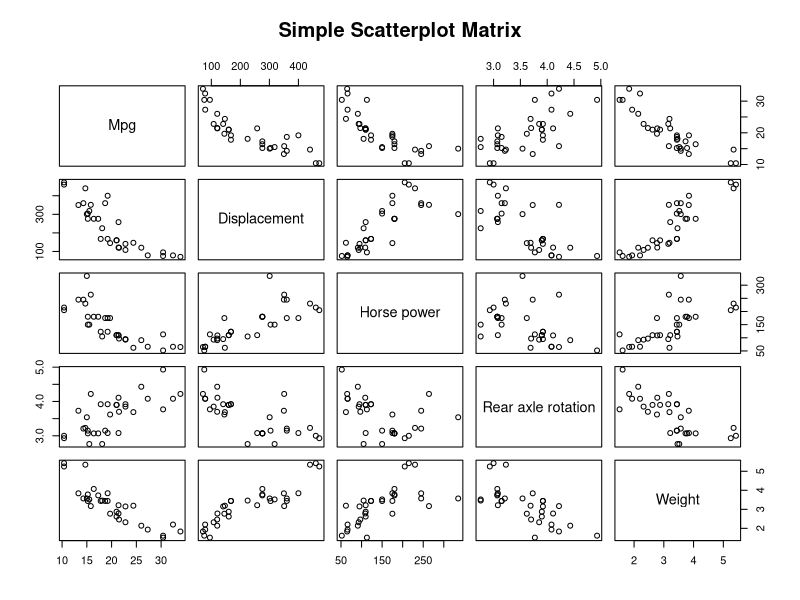
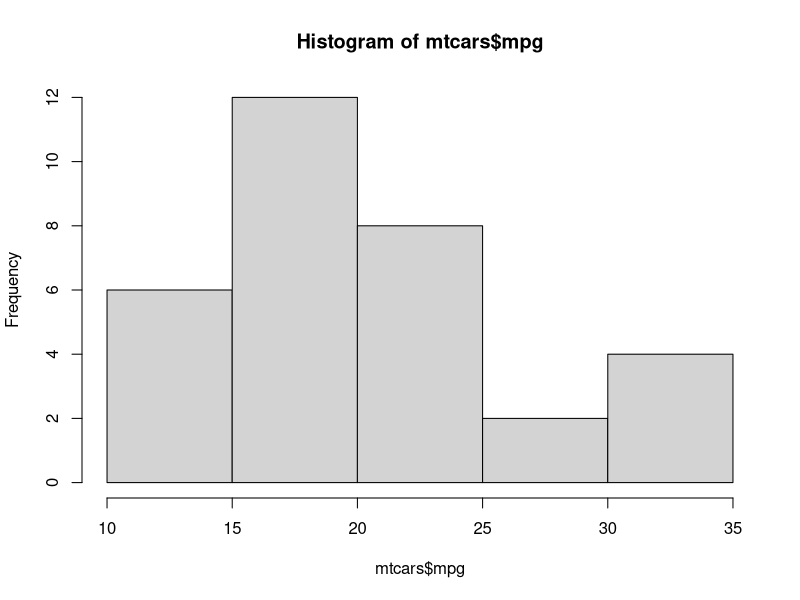
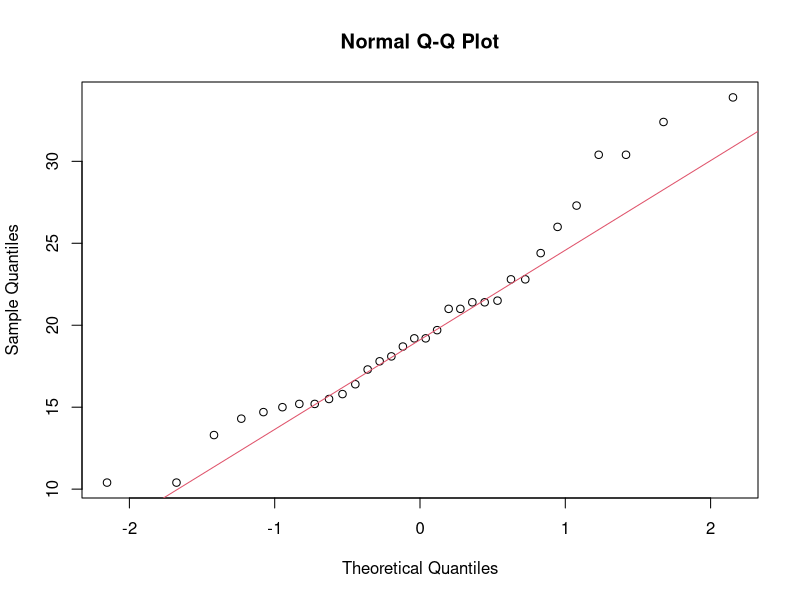
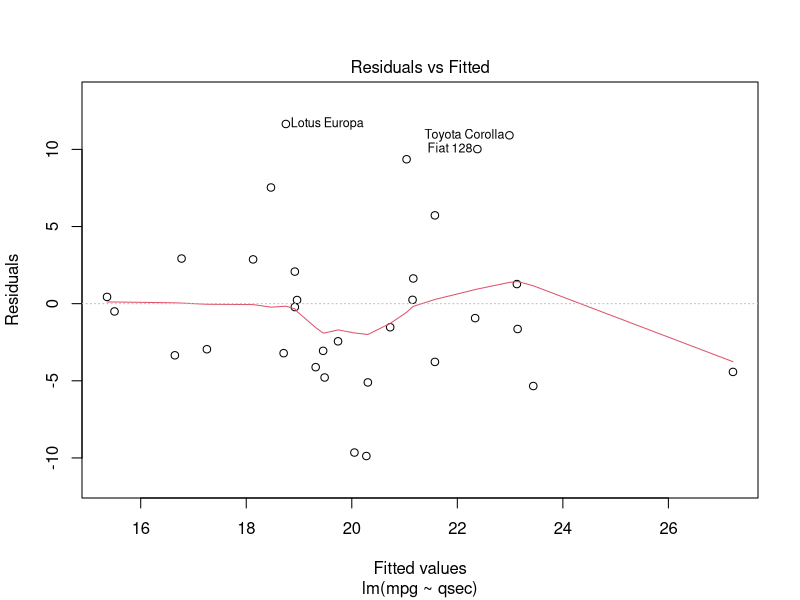
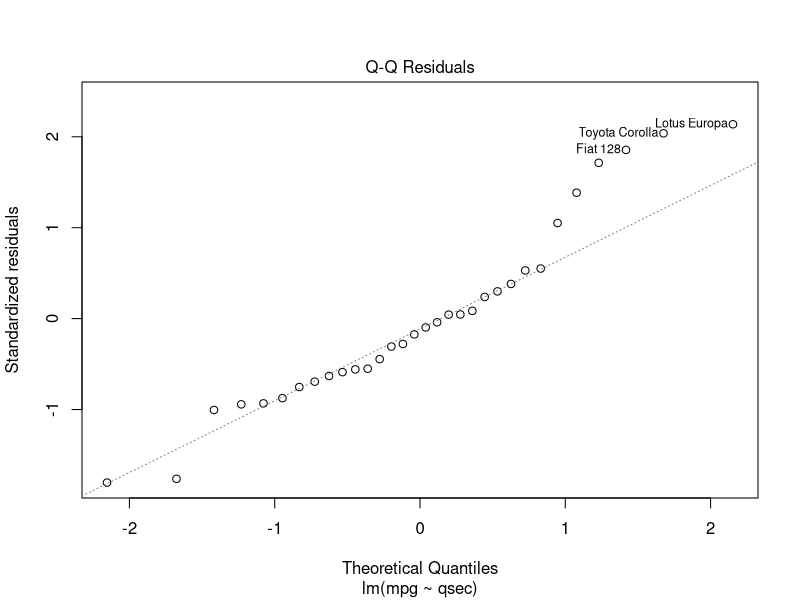
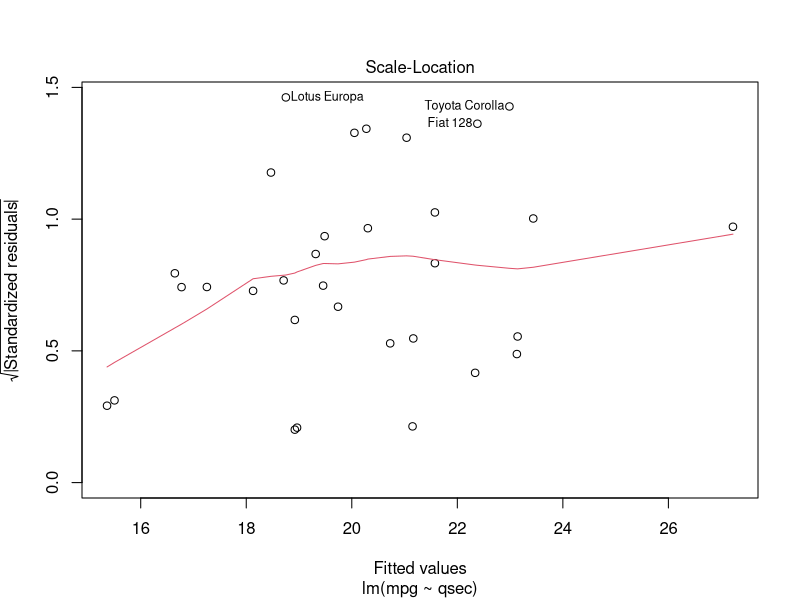
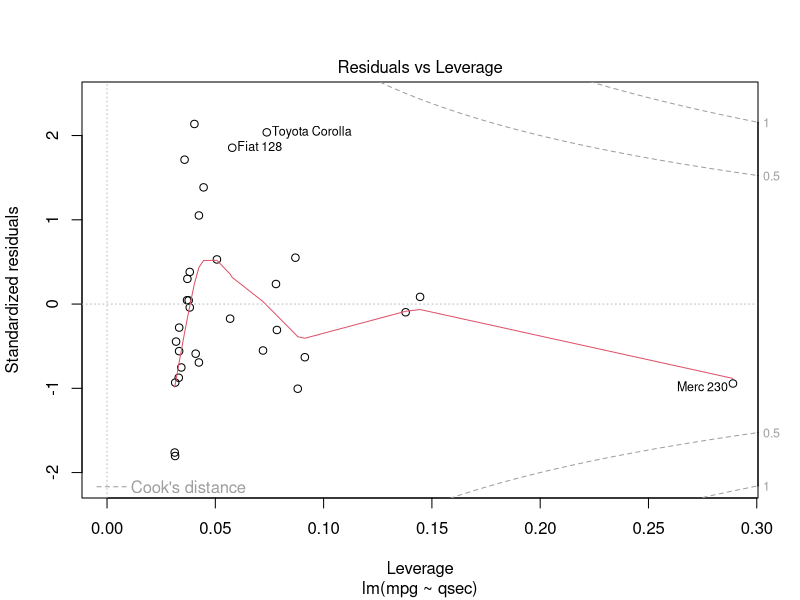
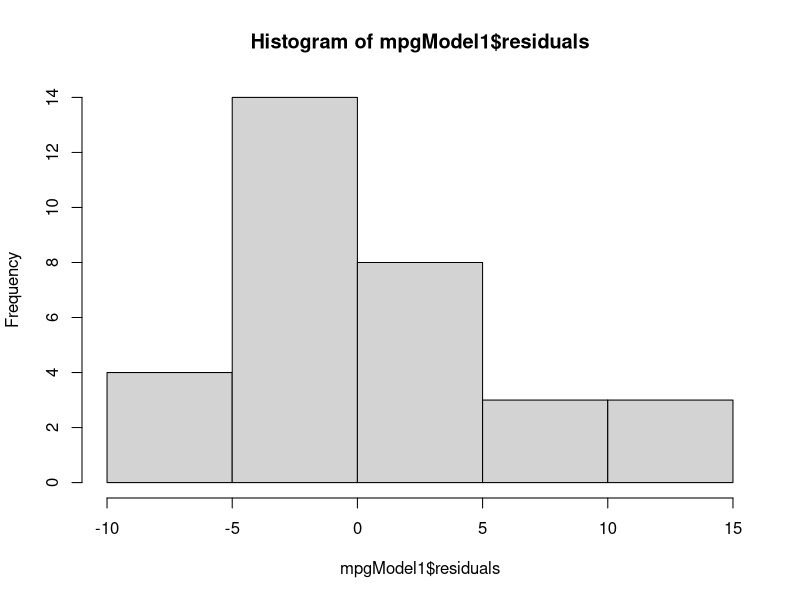

Recreate these plots in R, in order.
# Code to run & test ols regression models ----
# code by: b.anderson@soton.ak.uk (@dataknut)
# This is a good resource: http://socserv.socsci.mcmaster.ca/jfox/Courses/Brazil-2009/index.html

# R has a very useful built-in dataset called mtcars
# http://stat.ethz.ch/R-manual/R-devel/library/datasets/html/mtcars.html

# A data frame with 32 observations on 11 variables.
# [, 1] 	mpg 	Miles/(US) gallon
# [, 2] 	cyl 	Number of cylinders
# [, 3] 	disp 	Displacement (cu.in.)
# [, 4] 	hp 	Gross horsepower
# [, 5] 	drat 	Rear axle ratio
# [, 6] 	wt 	Weight (1000 lbs)
# [, 7] 	qsec 	1/4 mile time
# [, 8] 	vs 	V/S
# [, 9] 	am 	Transmission (0 = automatic, 1 = manual)
# [,10] 	gear 	Number of forward gears
# [,11] 	carb 	Number of carburetors 

rm(list = ls()) 
# Load required packages ----
x <- c("rms", # more regression tools
       "car" # regression tools
       )
       
# do this to install them first if needed
#install.packages(x)
print("Loading required packages")

# be careful - this will return a FALSE if a package doesn't load but the script will NOT stop!
lapply(x, require, character.only = T)


# Load mtcars ----
mtcars <- mtcars

summary(mtcars)

# Examine dataset ----
names(mtcars)
pairs(~mpg+disp+hp+drat+wt,labels=c(
  "Mpg","Displacement","Horse power", 
  "Rear axle rotation","Weight"), data=mtcars, main="Simple Scatterplot Matrix")

# establish normality of mpg (outcome variable of interest)
hist(mtcars$mpg)
qqnorm(mtcars$mpg); qqline(mtcars$mpg, col = 2)

shapiro.test(mtcars$mpg)
# if p > 0.05 => normal 
# is it? Beware: shapiro-wilks is less robust as N -> 

# Model with 1 term predicting mpg ----
# qsec = time to go 1/4 mile from stationary
mpgModel1 <- lm(mpg ~ qsec, mtcars)

# results?
summary(mpgModel1)

# Diagnostics ----

plot(mpgModel1)

# normality of residuals
hist(mpgModel1$residuals)

qqnorm(mpgModel1$residuals); qqline(mpgModel1$residuals, col = 2)

shapiro.test(mpgModel1$residuals)

# it is usual to do these checks for standardised residuals - but the results are the same
# add casewise diagnostics back into dataframe
mtcars$studentised.residuals <- rstudent(mpgModel1)

qqnorm(mtcars$studentised.residuals); qqline(mtcars$studentised.residuals, col = 2)

shapiro.test(mtcars$studentised.residuals)

# if p > 0.05 => normal 
# is it?
# But don't rely on the test espcially with large n

# The 'car' package has some nice graphs to help here
qqPlot(mpgModel1) # shows default 95% CI
spreadLevelPlot(mpgModel1)
# Do we think the variance of the residuals is constant?
# Did the plot suggest a transformation? If so, why?

# autocorrelation/independence of errors
durbinWatsonTest(mpgModel1)
# if p < 0.05 then a problem as implies autocorrelation
# what should we conclude? Why? Could you have spotted that in the model summary?

# homoskedasticity
plot(mtcars$mpg,mpgModel1$residuals)
abline(h = mean(mpgModel1$residuals), col = "red") # add the mean of the residuals (yay, it's zero!)

# formal test
ncvTest(mpgModel1)
# if p > 0.05 then there is heteroskedasticity
# what do we conclude from the tests?

# go back to the model - what can we conclude from it?
summary(mpgModel1)

# Model with more than 1 term ----

# So our model was mostly OK (one violated assumption?) but the r sq was quite low. 
# Maybe we should add the car's weight?

# wt = weight of car
mpgModel2 <- lm(mpg ~ qsec + wt, mtcars)

# results?
summary(mpgModel2)

# Diagnostics ----
# we whould run the same checks e.g.:
qqPlot(mpgModel2) # shows default 95% CI
spreadLevelPlot(mpgModel2)

# but also
# additional assumption checks (now there are 2 predictors)

# collinearity
vif(mpgModel2)
# if any values > 10 -> problem

# tolerance
1/vif(mpgModel2)
# if any values < 0.2 -> possible problem
# if any values < 0.1 -> definitely a problem

# autocorrelation/independence of errors
durbinWatsonTest(mpgModel2)
# if p < 0.05 then a problem as implies autocorrelation

# comparing models
# as a reminder:
summary(mpgModel1)
summary(mpgModel2)

# test significant difference between models
anova(mpgModel1, mpgModel2)
# what should we conclude from that?

# Reporting OLS results with confidence intervals ----
# The p values tell you whether the 'effect' (co-efficient) is statistically significant 
# Only you can decide if it is IMPORTANT!

# It is usually better to calculate and inspect confidence intervals for your estimates
# This indicates:
# - statistical significance (if the CIs do not include 0) - just like the p value
# - precision - the width of the CIs shows you how precise your estimate it

# you can calculate them using the standard error (s.e.) from the summary:
# lower = estimate - (s.e.*1.96) 
# upper = estimate + (s.e.*1.96)
# just like for t tests etc (in fact this _is_ a t test!!)
# Or use confint() which is more precise

# print out the summaries again and calculate 95% confidence intervals each time

# Model 1
# use confint to report confidence intervals with bonferroni corrected level
bc_p1 <- 0.05/length(mpgModel1$coefficients)

# save results as log odds
# the cbind function simply 'glues' the columns together side by side
mpgModel1Results_bf <- cbind(Coef = coef(mpgModel1), # coefficients
                              confint(mpgModel1, level = 1 - bc_p1), # 95% CI
                             Pr = round(summary(mpgModel1)$coefficients[,4], 3) # p value if required
                             )
mpgModel1Results_bf

# Model 2
# use confint to report confidence intervals with bonferroni corrected level
bc_p2 <- 0.05/length(mpgModel2$coefficients)

# save results as log odds
# the cbind function simply 'glues' the columns together side by side
mpgModel2Results_bf <- cbind(Coef = coef(mpgModel2), 
                            confint(mpgModel2, level = 1 - bc_p2))

mpgModel2Results_bf